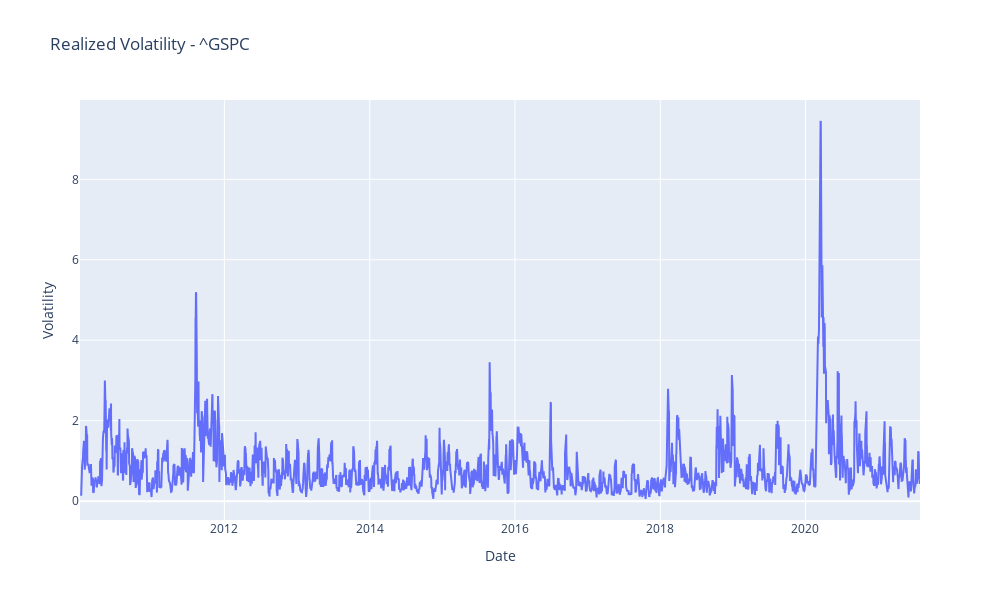

Notebook code for this chart:
### Code cell
fig = go.Figure()
fig.add_trace(go.Scatter(x=realized_vol.index, y=realized_vol, mode='lines', name='Realized Volatility'))
fig.update_layout(
    title=f'Realized Volatility - {stocks}',
    xaxis_title='Date',
    yaxis_title='Volatility',
    width=1000,
    height=600
)
fig.show()

### Figure 1 — Plotly figure (JSON) as saved in the notebook; plotly's stock layout.template omitted (floating-point values rounded to 4 significant figures; data arrays with more than 128 entries replaced by an {"elided": "..."} marker saying what was removed)
{"data": [{"mode": "lines", "name": "Realized Volatility", "type": "scatter", "x": {"elided": "2913 str values"}, "y": {"elided": "2913 float values"}}], "layout": {"height": 600, "title": {"text": "Realized Volatility - ^GSPC"}, "width": 1000, "xaxis": {"title": {"text": "Date"}}, "yaxis": {"title": {"text": "Volatility"}}}}
